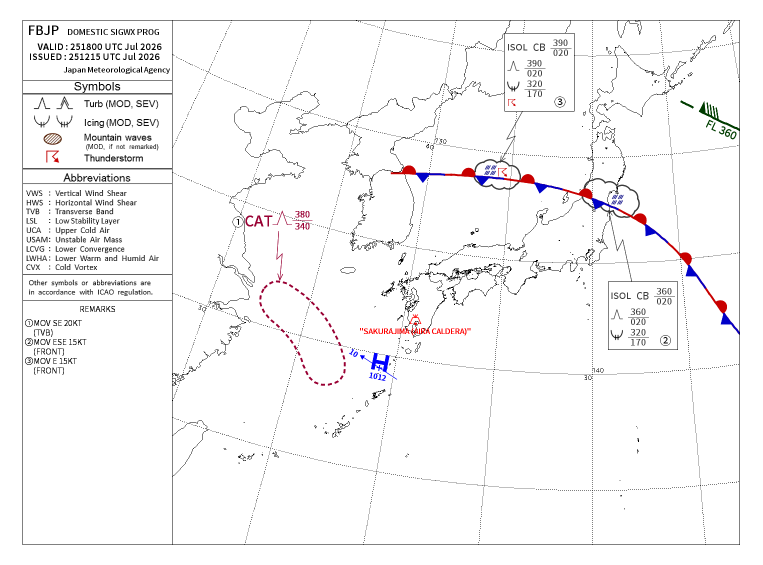
#> input picture fbjp_reference.png, 1525 x 1130 px (shown at 1/2 size)
$ python -i fbjp.py   (imports and definitions only)
#> lines starting #> are read from the running program, lines starting #| are printed output that depends on the picture
"""気象庁の悪天予想図を参考画像としてダウンロードするだけの薄いモジュール。

記号・数値が描かれた画像であり自動解析はしない。目視での突き合わせ用。
- FBJP: 全国, SFC-FL250, 前線・CB・乱気流など特筆事象のみを描く粗い図
- 下層悪天予想図(地域6分割): SFC-FL150, 雲域・雲底/雲頂高度・降水域などVFRの
  高度帯に対応した詳細な図。VMCマップとの目視比較にはこちらの方が有用
"""

import os
import re

import pytesseract
import requests
from PIL import Image

import config

pytesseract.pytesseract.tesseract_cmd = config.TESSERACT_CMD

# 凡例欄の"VALID TIME : hhmm UTC dd Mon yyyy"が書かれている位置(全地域共通のテンプレート)
_VALID_TIME_CROP_BOX = (0, 524, 345, 546)
_VALID_TIME_RE = re.compile(r"(\d{3,4})\s*UTC\s*(\d{1,2})\s*([A-Za-z]{3})[a-z]*\s*(\d{4})")


def _download(url, dest_path):
    resp = requests.get(
        url, headers={"User-Agent": config.USER_AGENT}, timeout=config.HTTP_TIMEOUT_SEC
    )
    resp.raise_for_status()
    with open(dest_path, "wb") as f:
        f.write(resp.content)
    return dest_path


def download_fbjp(dest_path):
    return _download(config.FBJP_URL, dest_path)


def extract_valid_time(image_path):
    """下層悪天予想図の凡例欄から"VALID TIME"をOCRで読み取る。読めなければNone。"""
#> called with image_path = '../fbjp_reference.png'
    crop = Image.open(image_path).convert("L").crop(_VALID_TIME_CROP_BOX)
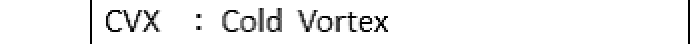
#> crop: PIL image 345x22 L (shown 2 times larger); min 0, max 255, mean 242.3
    crop = crop.resize((crop.width * 4, crop.height * 4), Image.LANCZOS)
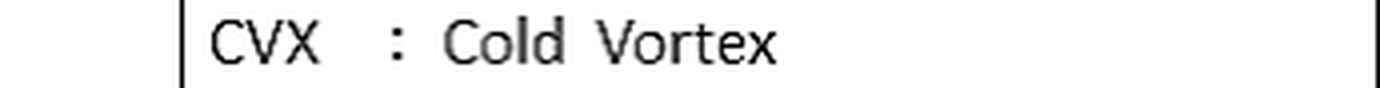
#> crop: PIL image 1380x88 L; min 0, max 255, mean 241.5
#> (the run stopped early here; a loop or call above may not have finished)
